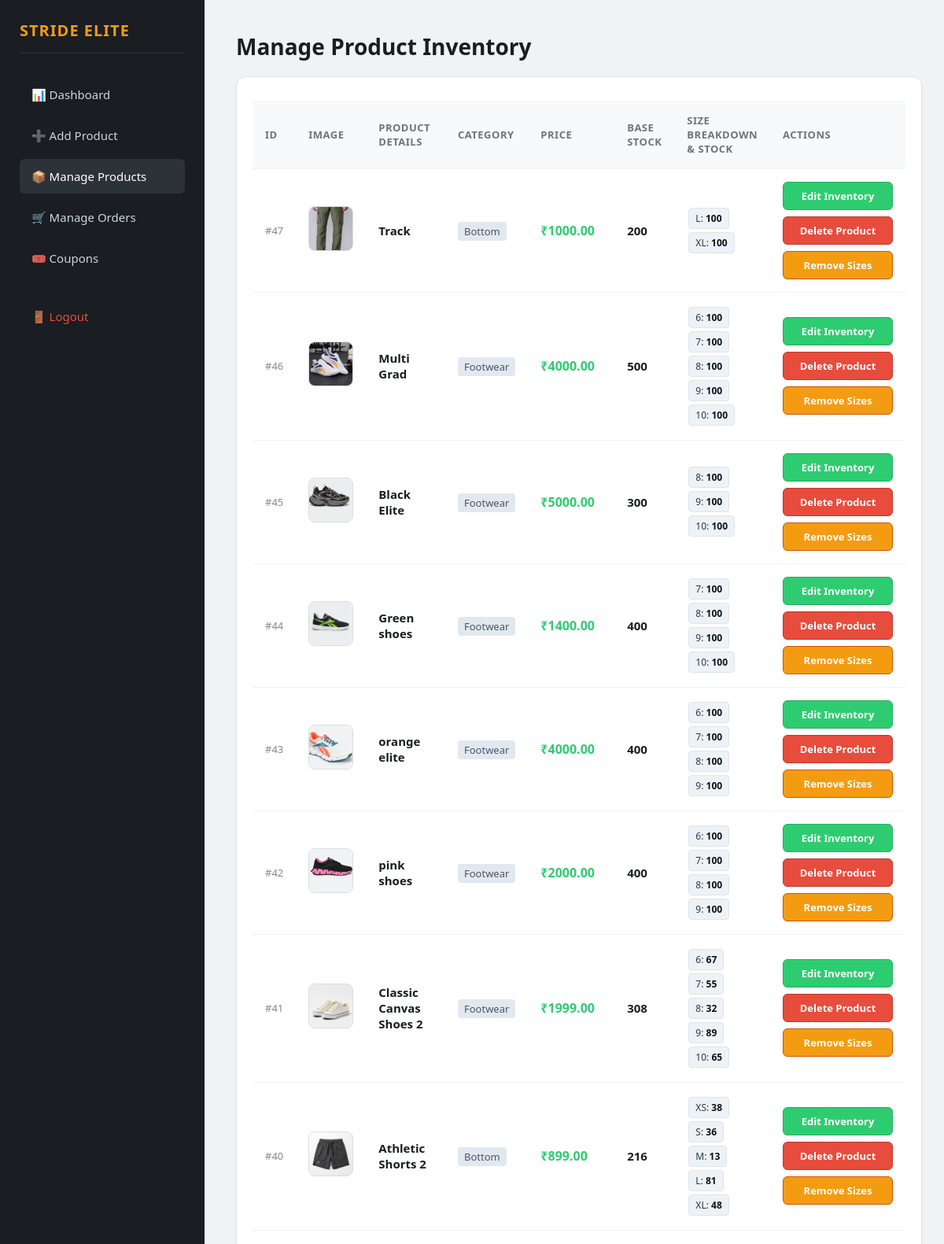
Screenshot of /admin/manage_products.php (signed in, upper part) with the database file from the repository.
### tables this page shows
CREATE TABLE `products` (
  `id` int(11) NOT NULL,
  `category_id` int(11) NOT NULL,
  `sport_type` varchar(50) NOT NULL DEFAULT 'Lifestyle',
  `name` varchar(100) NOT NULL,
  `description` text DEFAULT NULL,
  `price` decimal(10,2) NOT NULL,
  `original_price` decimal(10,2) DEFAULT NULL,
  `mrp` decimal(10,2) DEFAULT NULL,
  `stock_quantity` int(11) NOT NULL,
  `gender` enum('men','women','unisex') NOT NULL DEFAULT 'unisex',
  `image_url` varchar(255) DEFAULT NULL,
  `created_at` timestamp NOT NULL DEFAULT current_timestamp()
);

CREATE TABLE `categories` (
  `id` int(11) NOT NULL,
  `name` varchar(100) NOT NULL,
  `description` text DEFAULT NULL
);

CREATE TABLE `product_sizes` (
  `id` int(11) NOT NULL,
  `product_id` int(11) NOT NULL,
  `size` varchar(10) NOT NULL,
  `stock` int(11) NOT NULL DEFAULT 0
);

### includes/session.php (called while the page is built, shortened)
<?php
function csrf_token() {
    return $_SESSION['csrf_token'] ?? '';
}
?>

### admin/manage_products.php (the view, shortened to what this page needs)
<?php
require_once '../includes/session.php';
require '../db.php';
$products = $conn->query("SELECT p.*, c.name AS category_name FROM products p JOIN categories c ON p.category_id = c.id ORDER BY p.id DESC");
?>
<!DOCTYPE html>
<html lang="en">
<head>
</head>
<body>
    <div class="sidebar">
        <h2>STRIDE Elite</h2>
        <a href="dashboard.php">📊 Dashboard</a>
        <a href="add_product.php">➕ Add Product</a>
        <a href="manage_products.php" class="active">📦 Manage Products</a>
        <a href="manage_orders.php">🛒 Manage Orders</a>
        <a href="coupons.php">🎟️ Coupons</a>
        <a href="../logout.php" class="logout">🚪 Logout</a>
    </div>
    <div class="main-content">
        <h1>Manage Product Inventory</h1>
        <div class="table-container">
            <table>
                <tr>
                    <th>ID</th>
                    <th>Image</th>
                    <th>Product Details</th>
                    <th>Category</th>
                    <th>Price</th>
                    <th>Base Stock</th>
                    <th>Size breakdown & Stock</th>
                    <th>Actions</th>
                </tr>
                <?php while($row = $products->fetch_assoc()):
                    $size_stmt = $conn->prepare("SELECT size, stock FROM product_sizes WHERE product_id = ? ORDER BY FIELD(size,'XS','S','M','L','XL','XXL'), size + 0");
                    $size_stmt->bind_param("i", $row['id']);
                    $size_stmt->execute();
                    $size_rows = $size_stmt->get_result()->fetch_all(MYSQLI_ASSOC);
                ?>
                <tr>
                    <td style="color: #888; font-size: 13px;">#<?php echo $row['id']; ?></td>
                    <td>
                        <?php
                        if (!empty($row['image_url'])):
                            $images = explode(',', $row['image_url']);
                            $first_image = trim($images[0]);
                            $image_path = "../" . $first_image;
                        ?>
                            <img src="<?php echo htmlspecialchars($image_path); ?>" alt="Product Image" class="prod-img">
                        <?php else: ?>
                            <img src="../img/favicon.png" alt="No image" class="prod-img">
                        <?php endif; ?>
                    </td>
                    <td class="prod-name"><?php echo htmlspecialchars($row['name']); ?></td>
                    <td><span class="prod-cat"><?php echo htmlspecialchars($row['category_name']); ?></span></td>
                    <td class="prod-price">₹<?php echo $row['price']; ?></td>
                    <td>
                        <?php
                        $total_stock = $row['stock_quantity'];
                        if (!empty($size_rows)) {
                            $total_stock = 0;
                            foreach ($size_rows as $sr) {
                                $total_stock += $sr['stock'];
                            }
                        }
                        if ($total_stock > 0):
                        ?>
                            <span class="stock-count"><?php echo $total_stock; ?></span>
                        <?php else: ?>
                            <span class="out-of-stock">Out</span>
                        <?php endif; ?>
                    </td>
                    <td>
                        <?php if (empty($size_rows)): ?>
                            <em style="color:#999; font-size: 13px;">No sizes</em>
                        <?php else: ?>
                            <?php foreach ($size_rows as $sr): ?>
                                <span class="size-badge">
                                    <?php echo htmlspecialchars($sr['size']); ?>:
                                    <strong style="color:<?php echo ($sr['stock'] > 0) ? '#111' : '#e74c3c'; ?>">
                                        <?php echo $sr['stock']; ?>
                                    </strong>
                                </span>
                            <?php endforeach; ?>
                        <?php endif; ?>
                    </td>
                    <td>
                        <div class="btn-group">
                            <a href="edit_product.php?id=<?php echo $row['id']; ?>" class="btn btn-edit">Edit Inventory</a>
                            <a href="manage_products.php?delete=<?php echo $row['id']; ?>&token=<?php echo urlencode(csrf_token()); ?>" class="btn btn-delete" onclick="return confirm('Delete this product? It will be removed from the store forever.');">Delete Product</a>
                            <?php if (!empty($size_rows)): ?>
                                <a href="manage_products.php?remove_sizes=<?php echo $row['id']; ?>&token=<?php echo urlencode(csrf_token()); ?>" class="btn btn-sizes" onclick="return confirm('WARNING: This will delete all sizes (S, M, L, etc.) for this product. Stock will be merged back to base stock.');">Remove Sizes</a>
                            <?php endif; ?>
                        </div>
                    </td>
                </tr>
                <?php endwhile; ?>
            </table>
        </div>
    </div>
</body>
</html>

### admin/manage_products.php (style rules this page uses)
body { font-family: 'Segoe UI', Tahoma, Geneva, Verdana, sans-serif; display: flex; margin: 0; background: #f0f2f5; color: #333; }
.sidebar { width: 260px; flex-shrink: 0; background: #1a1d21; color: white; min-height: 100vh; padding: 25px; box-sizing: border-box; }
.sidebar h2 { font-size: 20px; text-transform: uppercase; letter-spacing: 1px; color: #f39c12; margin-top: 0; margin-bottom: 30px; border-bottom: 1px solid #333; padding-bottom: 15px; }
.sidebar a { color: #cbd5e0; text-decoration: none; display: flex; align-items: center; padding: 12px 15px; border-radius: 6px; margin-bottom: 8px; transition: background 0.2s; font-size: 15px; }
.sidebar a:hover, .sidebar a.active { background: #2d3238; color: white; }
.sidebar .logout { color: #e74c3c; margin-top: 30px; }
.main-content { padding: 40px; flex-grow: 1; max-width: 1400px; }
.main-content h1 { font-size: 28px; margin-top: 0; color: #1a1d21; }
.table-container { background: white; padding: 20px; border-radius: 12px; box-shadow: 0 4px 6px rgba(0,0,0,0.03); border: 1px solid #e1e4e8; }
table { width: 100%; border-collapse: collapse; margin-top: 10px; }
th, td { padding: 16px; text-align: left; border-bottom: 1px solid #edf2f7; vertical-align: middle; }
th { background: #f8f9fa; color: #6c757d; font-weight: 600; font-size: 13px; text-transform: uppercase; letter-spacing: 0.5px; }
.prod-img { width: 55px; height: 55px; border-radius: 8px; object-fit: cover; border: 1px solid #ddd; background: #fff; }
.prod-name { font-weight: 600; color: #1a1d21; font-size: 15px; }
.prod-cat { font-size: 13px; background: #e2e8f0; color: #4a5568; padding: 3px 8px; border-radius: 4px; }
.prod-price { font-weight: bold; color: #2ecc71; font-size: 16px; }
.stock-count { font-size: 15px; font-weight: bold; color: #1a1d21; }
.size-badge { display: inline-block; background: #edf2f7; color: #2d3748; border-radius: 4px; padding: 4px 8px; margin: 2px; font-size: 12px; border: 1px solid #e1e4e8; }
.btn-group { display: flex; flex-direction: column; gap: 8px; width: 140px; }
.btn { text-decoration: none; border: none; padding: 8px 12px; cursor: pointer; border-radius: 6px; font-size: 13px; font-weight: 600; text-align: center; transition: all 0.2s; box-sizing: border-box; width: 100%; }
.btn-edit { background-color: #2ecc71; color: white; border: 1px solid #27ae60; }
.btn-delete { background-color: #e74c3c; color: white; border: 1px solid #c0392b; }
.btn-sizes { background-color: #f39c12; color: white; border: 1px solid #d35400; }

### rows the page displays
products: id "47", image_url (picture), name "Track", category.name "Bottom", price "1000.00", total_stock "200"
product_sizes: size "L", stock "100"
product_sizes: size "XL", stock "100"
products: id "46", image_url (picture), name "Multi Grad", category.name "Footwear", price "4000.00", total_stock "500"
product_sizes: size "6", stock "100"
product_sizes: size "7", stock "100"
product_sizes: size "8", stock "100"
product_sizes: size "9", stock "100"
product_sizes: size "10", stock "100"
products: id "45", image_url (picture), name "Black Elite", category.name "Footwear", price "5000.00", total_stock "300"
products: id "44", image_url (picture), name "Green shoes", category.name "Footwear", price "1400.00", total_stock "400"
products: id "43", image_url (picture), name "orange elite", category.name "Footwear", price "4000.00", total_stock "400"
products: id "42", image_url (picture), name "pink shoes", category.name "Footwear", price "2000.00", total_stock "400"
products: id "41", image_url (picture), name "Classic Canvas Shoes 2", category.name "Footwear", price "1999.00", total_stock "308"
product_sizes: size "6", stock "67"
product_sizes: size "7", stock "55"
product_sizes: size "8", stock "32"
product_sizes: size "9", stock "89"
product_sizes: size "10", stock "65"
products: id "40", image_url (picture), name "Athletic Shorts 2", category.name "Bottom", price "899.00", total_stock "216"
product_sizes: size "XS", stock "38"
product_sizes: size "S", stock "36"
product_sizes: size "M", stock "13"
product_sizes: size "L", stock "81"
product_sizes: size "XL", stock "48"
